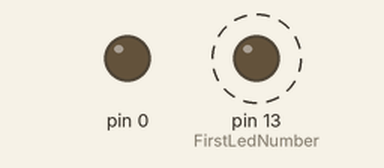
A sketch run on a simulated Arduino Uno, built with avr-gcc and run on an emulated ATmega328P. On the bench: output pins drawn as LEDs (lit = HIGH). Dashed ring = blinking.

Above: at 0.5 s.
Timing chart, 0 to 4.6 s (numbered marks = the images above):
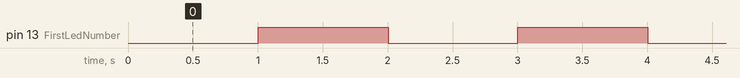

The sketch:

RyabovIntervals.ino
```cpp
int FirstLedNumber = 13;
int SecondLedNumber = 12;
int ThirdLedNumber = 11;
int FourthLedNumber = 10;
int FifthLedNumber = 9;
int FirstLedInterval = 1000;
int SecondLedInterval = 500;
int ThirdLedInterval = 333;
int FourthLedInterval = 250;
int FifthLedInterval = 200;
int FirstLedState = LOW;
int SecondLedState = LOW;
int ThirdLedState = LOW;
int FourthLedState = LOW;
int FifthLedState = LOW;
unsigned long previousMillis1 = 0;
unsigned long previousMillis2 = 0;
unsigned long previousMillis3 = 0;
unsigned long previousMillis4 = 0;
unsigned long previousMillis5 = 0;

void setup()
{
  pinMode(FirstLedNumber, OUTPUT);
  pinMode(SecondLedState, OUTPUT);
  pinMode(ThirdLedState, OUTPUT);
  pinMode(FourthLedState, OUTPUT);
  pinMode(FifthLedState, OUTPUT);
}

void checkLed(unsigned long time, int led, int interval, int &state, unsigned long &previousMillis)
  {
  if(time - previousMillis > interval)
  {
    previousMillis = time;
    state = !state;
    digitalWrite(led, state);
  }
}

void loop()
{
  unsigned long time = millis();
  checkLed(time,FirstLedNumber,FirstLedInterval,FirstLedState, previousMillis1);
  checkLed(time,SecondLedNumber,SecondLedInterval,SecondLedState, previousMillis2);
  checkLed(time,ThirdLedNumber,ThirdLedInterval,ThirdLedState, previousMillis3);
  checkLed(time,FourthLedNumber,FourthLedInterval,FourthLedState, previousMillis4);
  checkLed(time,FifthLedNumber,FifthLedInterval,FifthLedState, previousMillis5);
}
```

Measured:
- by itself, pin 13 (FirstLedNumber): alternates HIGH for 1.0 s and LOW for 1.0 s
